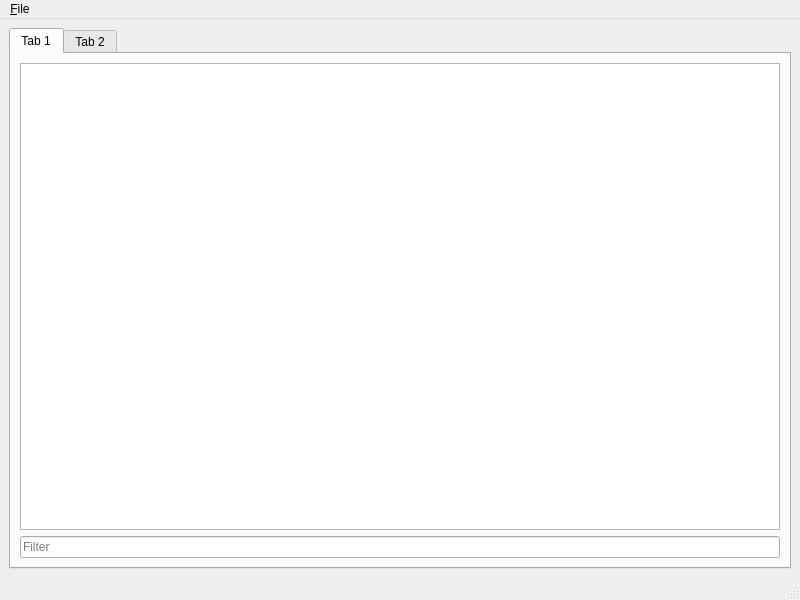
<?xml version="1.0" encoding="UTF-8"?>
<ui version="4.0">
 <class>MainWindow</class>
 <widget class="QMainWindow" name="MainWindow">
  <property name="geometry">
   <rect>
    <x>0</x>
    <y>0</y>
    <width>800</width>
    <height>600</height>
   </rect>
  </property>
  <property name="windowTitle">
   <string>MainWindow</string>
  </property>
  <widget class="QWidget" name="centralwidget">
   <layout class="QGridLayout" name="gridLayout">
    <item row="0" column="0">
     <widget class="QTabWidget" name="tabWidget">
      <property name="currentIndex">
       <number>0</number>
      </property>
      <property name="usesScrollButtons">
       <bool>false</bool>
      </property>
      <widget class="QWidget" name="tab">
       <attribute name="title">
        <string>Tab 1</string>
       </attribute>
       <layout class="QGridLayout" name="gridLayout_2">
        <item row="0" column="0">
         <widget class="QTableView" name="tableView">
          <property name="sizeAdjustPolicy">
           <enum>QAbstractScrollArea::AdjustToContents</enum>
          </property>
          <property name="editTriggers">
           <set>QAbstractItemView::NoEditTriggers</set>
          </property>
          <property name="alternatingRowColors">
           <bool>true</bool>
          </property>
          <property name="selectionBehavior">
           <enum>QAbstractItemView::SelectRows</enum>
          </property>
          <property name="showGrid">
           <bool>true</bool>
          </property>
          <property name="gridStyle">
           <enum>Qt::DashLine</enum>
          </property>
          <property name="sortingEnabled">
           <bool>true</bool>
          </property>
          <property name="wordWrap">
           <bool>false</bool>
          </property>
          <attribute name="horizontalHeaderCascadingSectionResizes">
           <bool>true</bool>
          </attribute>
          <attribute name="horizontalHeaderStretchLastSection">
           <bool>true</bool>
          </attribute>
          <attribute name="verticalHeaderVisible">
           <bool>false</bool>
          </attribute>
         </widget>
        </item>
        <item row="1" column="0">
         <widget class="QLineEdit" name="lineEdit">
          <property name="placeholderText">
           <string>Filter</string>
          </property>
         </widget>
        </item>
       </layout>
      </widget>
      <widget class="QWidget" name="tab_2">
       <attribute name="title">
        <string>Tab 2</string>
       </attribute>
       <layout class="QGridLayout" name="gridLayout_3"/>
      </widget>
     </widget>
    </item>
   </layout>
  </widget>
  <widget class="QMenuBar" name="menubar">
   <property name="geometry">
    <rect>
     <x>0</x>
     <y>0</y>
     <width>800</width>
     <height>25</height>
    </rect>
   </property>
   <widget class="QMenu" name="menu">
    <property name="title">
     <string>&amp;File</string>
    </property>
    <addaction name="actionUpdate"/>
    <addaction name="actionSettings"/>
    <addaction name="action_Merge"/>
   </widget>
   <addaction name="menu"/>
  </widget>
  <widget class="QStatusBar" name="statusbar"/>
  <action name="actionUpdate">
   <property name="text">
    <string>&amp;Update</string>
   </property>
  </action>
  <action name="actionSettings">
   <property name="text">
    <string>&amp;Settings</string>
   </property>
  </action>
  <action name="action_Merge">
   <property name="text">
    <string>&amp;Merge</string>
   </property>
  </action>
 </widget>
 <resources/>
 <connections/>
</ui>
